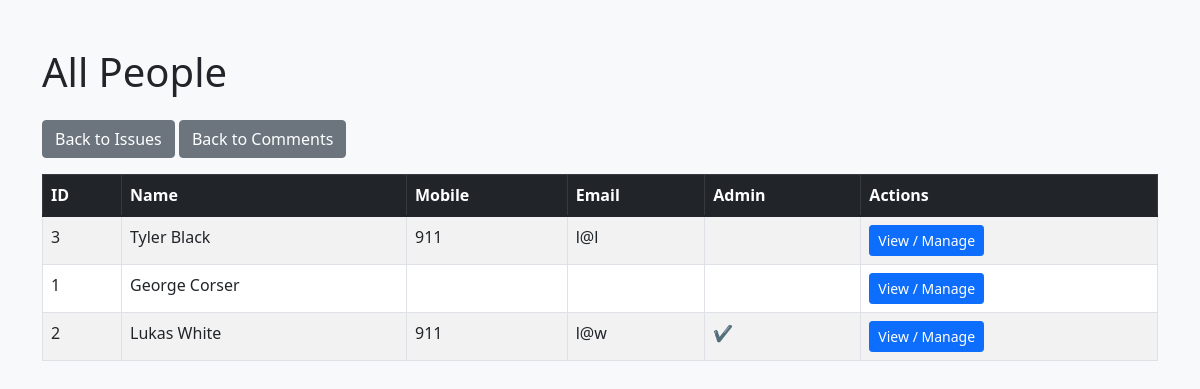
The page /persons_list.php (signed in) on the database as committed earlier.
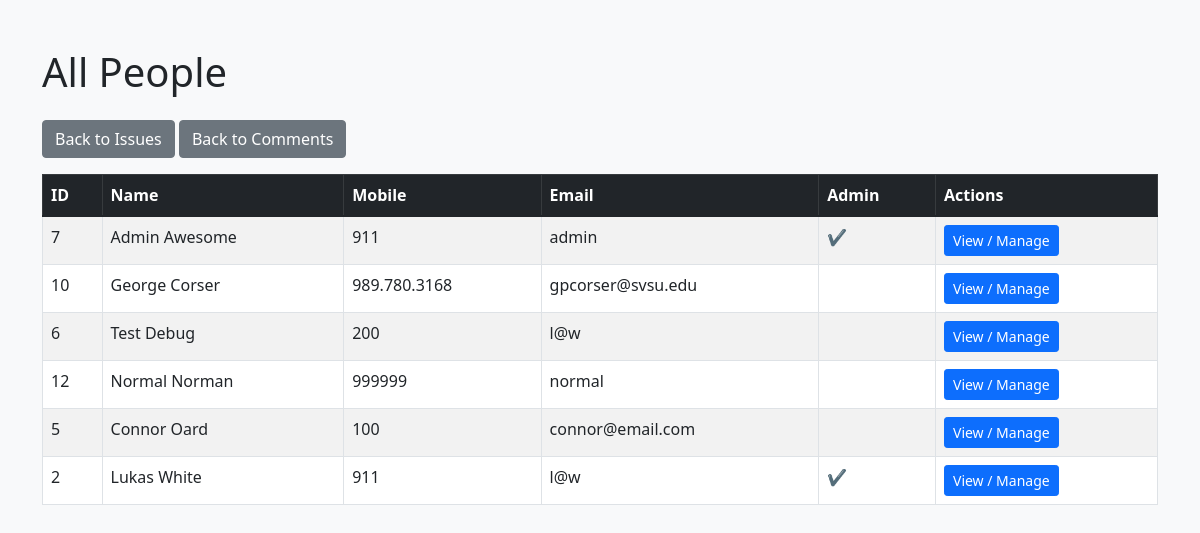
The same page on the database as committed later.
### tables this page shows
CREATE TABLE `iss_persons` (
  `id` int(11) NOT NULL,
  `fname` varchar(255) NOT NULL,
  `lname` varchar(255) NOT NULL,
  `mobile` varchar(255) NOT NULL,
  `email` varchar(255) NOT NULL,
  `pwd_hash` varchar(255) NOT NULL,
  `pwd_salt` varchar(255) NOT NULL,
  `admin` varchar(255) NOT NULL
);

### persons_list.php (the view, shortened to what this page needs)
<?php
include 'config.php';
$persons = $conn->query("SELECT * FROM iss_persons ORDER BY lname ASC, fname ASC")->fetch_all(MYSQLI_ASSOC);
?>
<!DOCTYPE html>
<html lang="en">
<head>
    <link href="https://cdn.jsdelivr.net/npm/bootstrap@5.1.3/dist/css/bootstrap.min.css" rel="stylesheet">
</head>
<body class="bg-light">
<div class="container mt-5">
    <h1 class="mb-4">All People</h1>
    <a href="issue_list.php" class="btn btn-secondary mb-3">Back to Issues</a>
    <a href="comment_list.php" class="btn btn-secondary mb-3">Back to Comments</a>
    <?php if (count($persons) > 0): ?>
        <table class="table table-bordered table-striped bg-white">
            <thead class="table-dark">
                <tr>
                    <th>ID</th>
                    <th>Name</th>
                    <th>Mobile</th>
                    <th>Email</th>
                    <th>Admin</th>
                    <th>Actions</th>
                </tr>
            </thead>
            <tbody>
            <?php foreach ($persons as $person): ?>
                <tr>
                    <td><?php echo $person['id']; ?></td>
                    <td><?php echo htmlspecialchars($person['fname'] . ' ' . $person['lname']); ?></td>
                    <td><?php echo htmlspecialchars($person['mobile']); ?></td>
                    <td><?php echo htmlspecialchars($person['email']); ?></td>
                    <td><?php echo $person['admin'] == 1 ? '✔️' : ''; ?></td>
                    <td>
                        <a href="person.php?id=<?php echo $person['id']; ?>" class="btn btn-primary btn-sm">
                            View / Manage
                        </a>
                    </td>
                </tr>
            <?php endforeach; ?>
            </tbody>
        </table>
    <?php else: ?>
        <p>No people found.</p>
    <?php endif; ?>
</div>
</body>
</html>

Rows that differ between the two databases and show on the page:
removed iss_persons: id "3", fname+lname "Tyler Black", mobile "911", email "l@l"
removed iss_persons: id "1", fname+lname "George Corser"
added iss_persons: id "7", fname+lname "Admin Awesome", mobile "911", email "admin"
added iss_persons: id "10", fname+lname "George Corser", mobile "989.780.3168", email "gpcorser@svsu.edu"
added iss_persons: id "6", fname+lname "Test Debug", mobile "200", email "l@w"
added iss_persons: id "12", fname+lname "Normal Norman", mobile "999999", email "normal"
added iss_persons: id "5", fname+lname "Connor Oard", mobile "100", email "connor@email.com"
